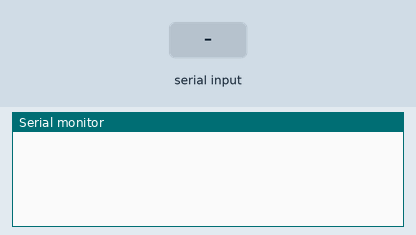
Recording of a sketch running on a simulated Arduino Uno, built with avr-gcc and run on an emulated ATmega328P. Parts: the last lines printed to the serial monitor. Inputs (shaded band) come from the test bench. EEPROM starts erased.

Above: at 1.2 s.
1.3 s: "read 1\n" received over Serial
At 3.5 s:
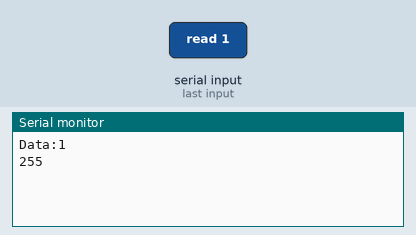
3.8 s: "write 1\n" received over Serial
At 5.7 s:
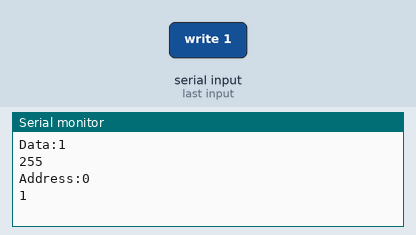

The sketch:

Assignment.ino
```cpp
#include <EEPROM.h>
void setup()
{
    Serial.begin(9600);
}
void loop()
{
    String buffer = "";
    buffer = Serial.readString();
    int address, data;
    if (buffer.startsWith("read"))
    {
        address = buffer.substring(buffer.indexOf(' ') + 1).toInt();
        Serial.print("Data:");
        Serial.print(address);
        Serial.println();
        Serial.println(EEPROM.read(address));
    }
    else if (buffer.startsWith("write"))
    {
        address = buffer.substring(6, 7).toInt();
        data = buffer.substring(8).toInt();
        Serial.print("Address:");
        Serial.print(data);
        Serial.println();
        Serial.print(address);
        Serial.println();
        EEPROM.write(address, data);
    }
}
```

Measured:
- after the input at 1.3 s, the serial monitor: prints a new line after 1.0 s (image 1)
- after the input at 3.8 s, the serial monitor: prints a new line after 1.0 s (image 2)
